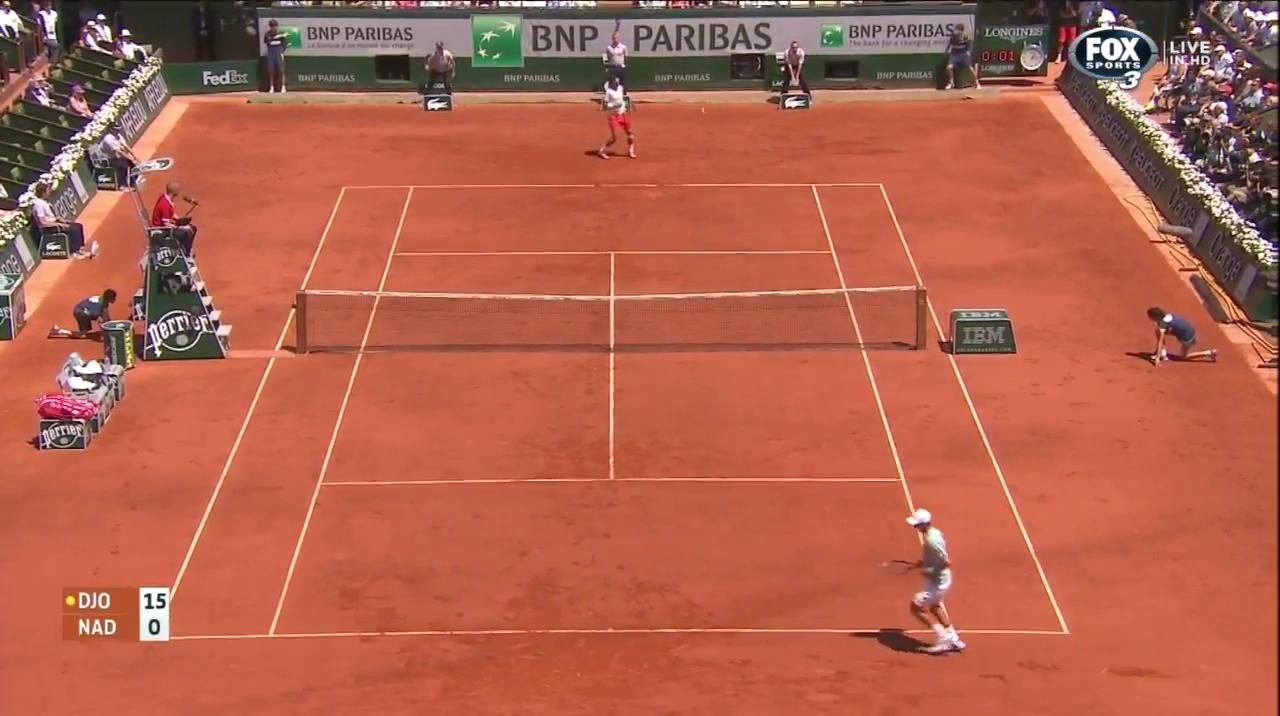
#> input picture CCF394 transformada hough/quadratenis.jpg, 1280 x 716 px
$ python HoughSudoku2.py
#> lines starting #> are read from the running program, lines starting #| are printed output that depends on the picture; after the words box and inside, x2 and y2 are one past the last pixel; in counts of white or black regions, pixels touching at a corner belong together
import cv2
import numpy as np
img = cv2.imread('quadratenis.jpg')
#> img is the input picture: shape (716, 1280, 3); mean B, G, R 76.8, 97.7, 177.7
gray = cv2.cvtColor(img,cv2.COLOR_BGR2GRAY)
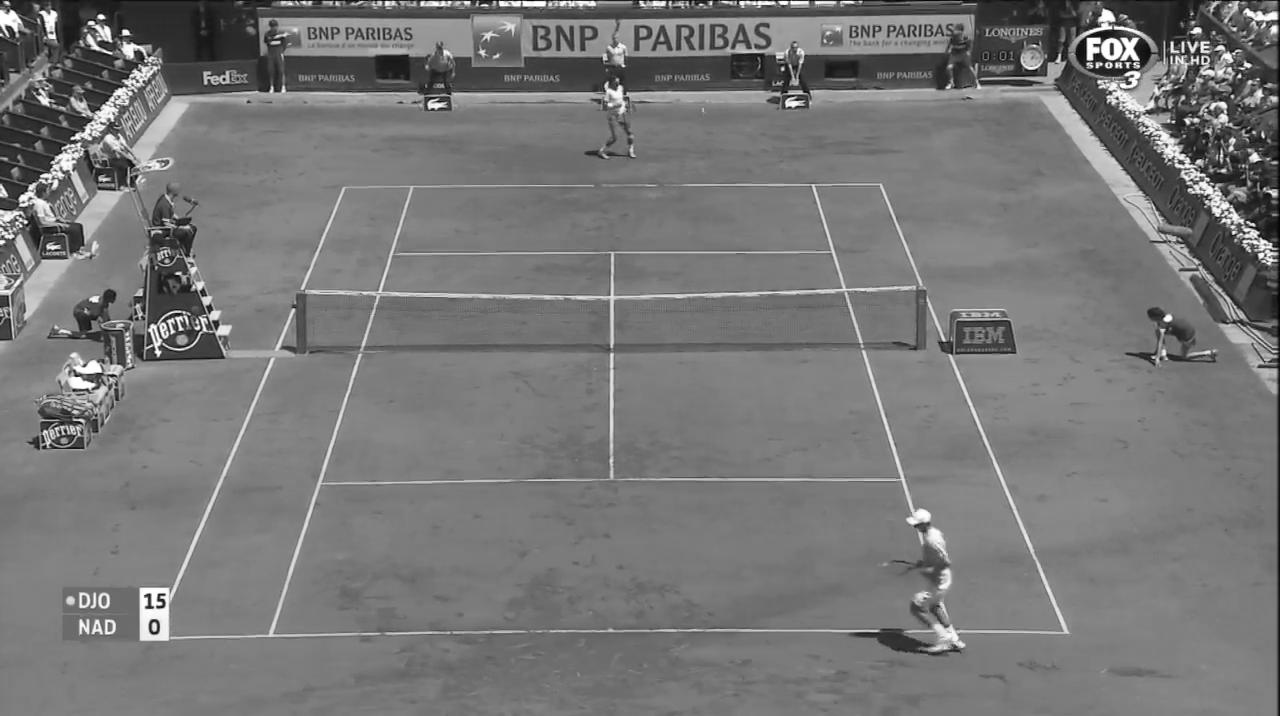
#> gray: shape (716, 1280); min 0, max 255, mean 119.2
edges = cv2.Canny(gray,50,150,apertureSize = 3)
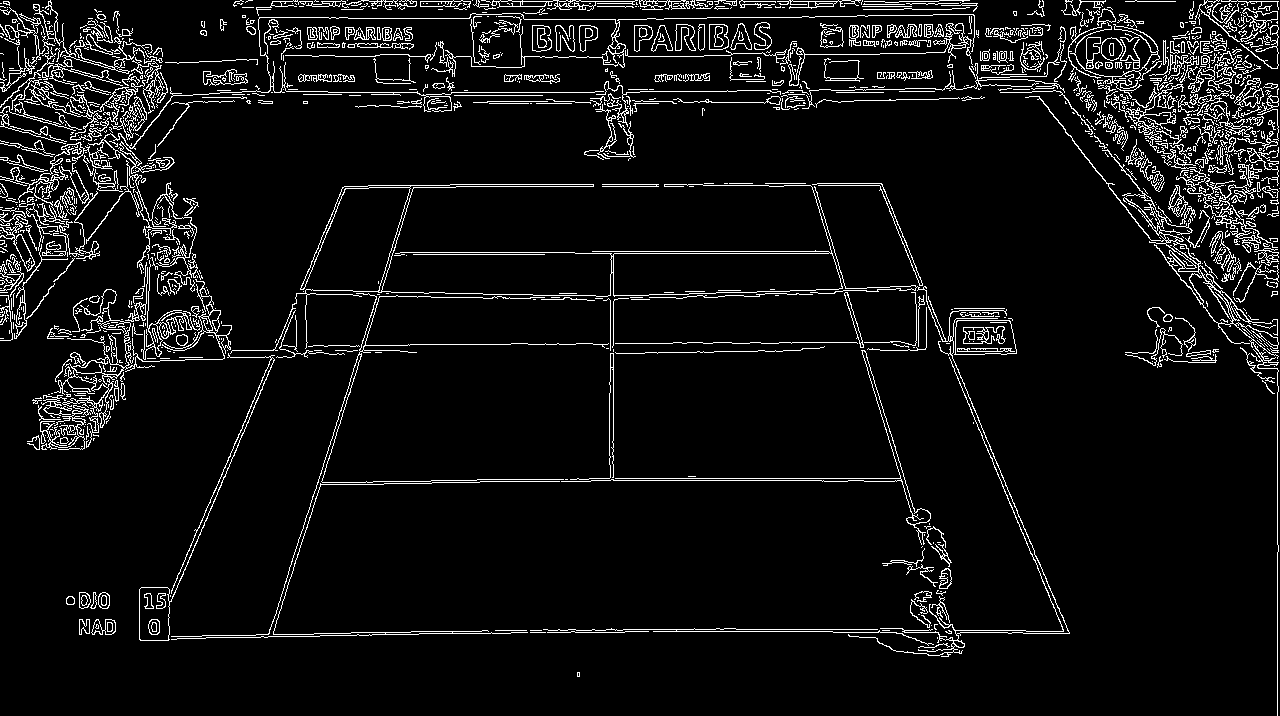
#> edges: shape (716, 1280); 6.6% white in thin lines or dots
lines = cv2.HoughLines(edges,1,np.pi/180,200)
#> lines = 241 rows, first 8: [1, 1.57], [1277, 0], [92, 1.57], [641, 1.55], [6, 1.57], [101, 1.57], [631, 1.57], [104, 1.55]
for line in lines:
    rho,theta = line[0]
    a = np.cos(theta)
    b = np.sin(theta)
    x0 = a*rho
    y0 = b*rho
    x1 = int(x0 + 1000*(-b))
    y1 = int(y0 + 1000*(a))
    x2 = int(x0 - 1000*(-b))
    y2 = int(y0 - 1000*(a))
    cv2.line(img,(x1,y1),(x2,y2),(0,0,255),2)
#> this loop made 241 passes
#> (rho, theta, a, b, x0, y0, x1, y1) on passes 2 to 4: (1277, 0, 1, 0, 1277, 0, 1277, 1000), (92, 1.57, -4.37e-08, 1, -4.02e-06, 92, -1000, 91), (641, 1.55, 0.0175, 1, 11.19, 640.9, -988, 658)
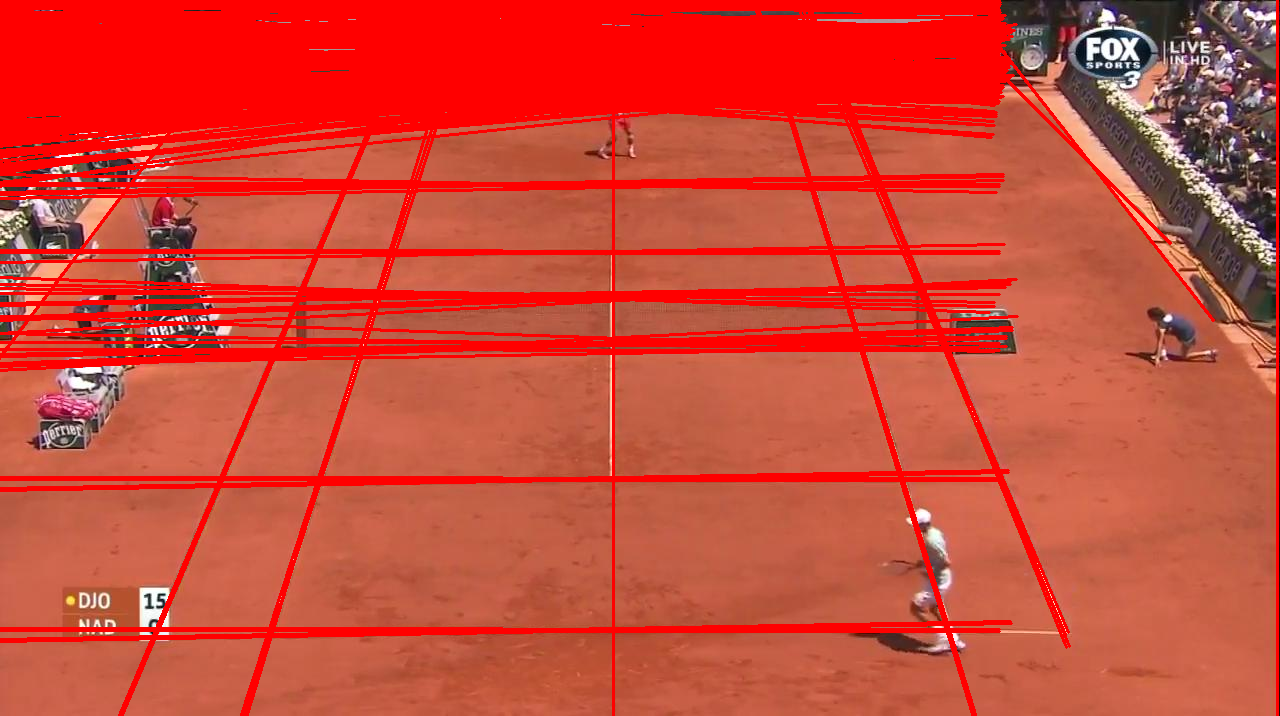
#> img: shape (716, 1280, 3); mean B, G, R 55.2, 72.1, 204.3
cv2.imshow("Hough comum",img)


img = cv2.imread('sudoku.jpg')
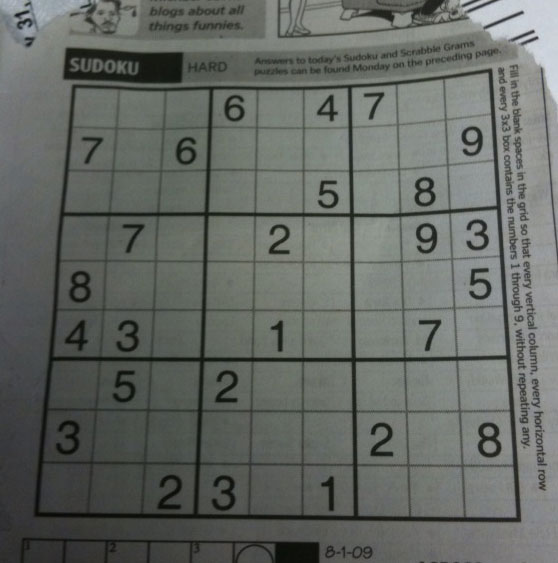
#> input picture CCF394 transformada hough/sudoku.jpg, 558 x 563 px
#> img is the input picture: shape (563, 558, 3); mean B, G, R 99.5, 104.1, 100
gray = cv2.cvtColor(img,cv2.COLOR_BGR2GRAY)
#> gray: shape (563, 558)
edges = cv2.Canny(gray,50,150,apertureSize = 3)
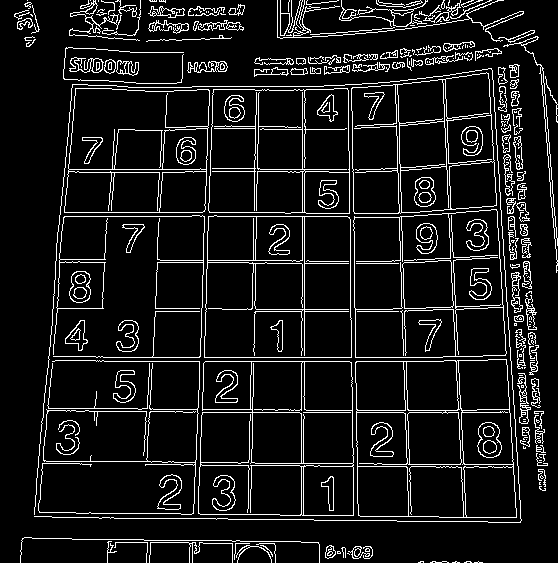
#> edges: shape (563, 558); 9.4% white in thin lines or dots
lines = cv2.HoughLinesP(edges,1,np.pi/180,100,minLineLength=100,maxLineGap=10)
#> lines = 72 rows, first 6: [175, 412, 543, 412], [96, 361, 443, 361], [196, 459, 203, 244], [96, 357, 442, 357], [450, 250, 464, 521], [304, 418, 304, 86]
for line in lines:
    x1,y1,x2,y2 = line[0]
    cv2.line(img,(x1,y1),(x2,y2),(0,255,0),2)
#> this loop made 72 passes
#> line on passes 26 to 37: [[515, 242, 529, 446]], [[498, 70, 524, 448]], [[374, 464, 517, 464]], [[499, 188, 519, 487]], [[301, 519, 301, 297]], [[185, 171, 328, 171]], [[222, 309, 392, 309]], [[138, 409, 305, 409]], [[497, 222, 513, 463]], [[160, 260, 308, 260]], [[402, 325, 408, 501]], [[255, 311, 407, 311]]
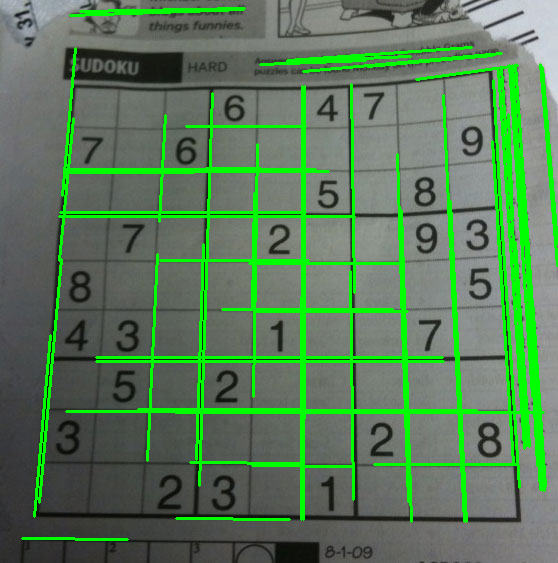
#> img: shape (563, 558, 3); 11.68% of pixels changed, all inside (x1, y1, x2, y2) = (21, 7, 558, 541)
cv2.imshow("Hough probabilistico",img)
